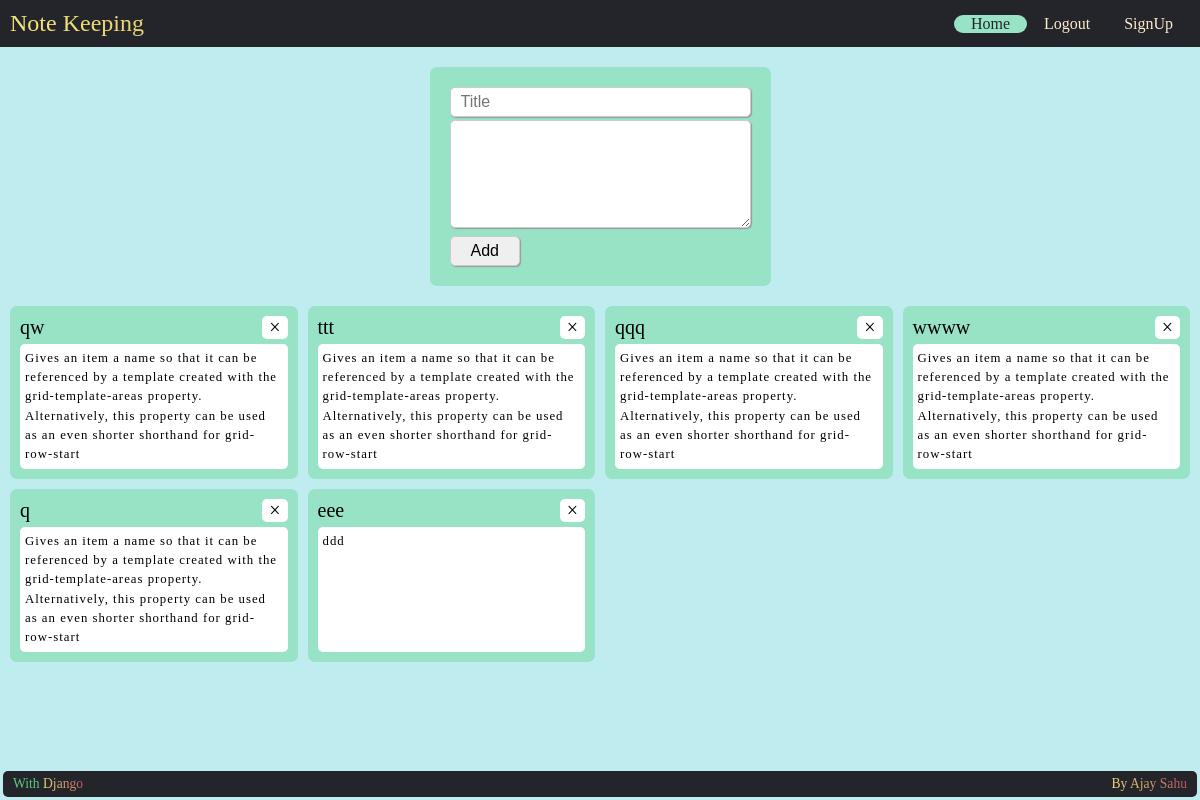
Page /home (signed in) on the earlier database version.
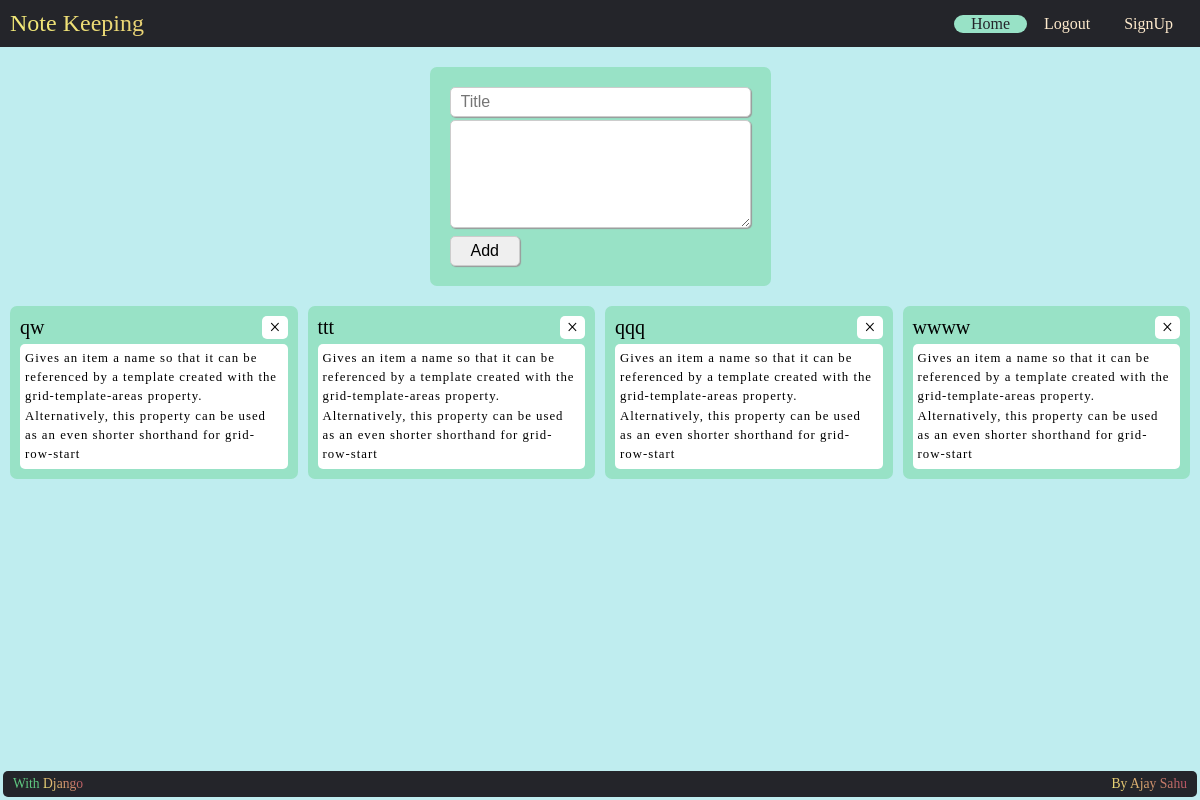
Same page on the later database version.
### main/models.py (models this page shows, shortened)
class Notes(models.Model):
    title = models.CharField(max_length=20)
    data = models.CharField(max_length = 200)
    user = models.ForeignKey(User,on_delete=models.CASCADE)

### main/views.py (the view)
# urls.py: 2. Add a URL to urlpatterns:  path('', views.home, name='home')
def home(response):
    NoteFormObj = NoteForm()
    if not response.user.is_authenticated:
        return redirect("login")
    if not response.method == "POST" and (response.path=="/home" or response.path=="/"):
        allNotes = response.user.notes_set.all()
        return render(response,'main/home.html',{"user":response.user,"NoteFormObj":NoteFormObj,"allNotes":allNotes,"value":"Home"})
    data = response.POST['noteFeild']
    title = response.POST['titleFeild']
    note = Notes(title=title,data=data,user=response.user)
    note.save()
    return redirect("home")

### main/views.py
class NoteForm(forms.Form):
    titleFeild = forms.CharField(max_length = 30,label='',widget=forms.TextInput(attrs={"class":"noteFields","placeholder":"Title"}))
    noteFeild = forms.CharField(max_length = 200,widget=forms.Textarea(attrs={"rows":5, "cols":33,"class":"noteFields"}),label='')

### main/templates/main/home.html (shortened to what this page needs)
{% extends "base.html" %}
{% block main%}
{% load static%}
<link rel="stylesheet" href={% static "main/home.css" %}>
<form action="" method="POST" id="addNoteBlock">
    {{NoteFormObj}}
    <input type="submit" value="Add">
</form>
<div id="NotesBlock">
    {% for note in allNotes %}
    <div class="NoteBlock" id="NoteBlock{{note.id}}">
        <div id="NoteBlockTitle"><span>{{note.title}}</span><span value="{{note.id}}" class="deleteNoteButton">&times;</span></div>
        <div id="NoteBlockData">{{note.data}}</div>
    </div>
    {% endfor%}
</div>
{% endblock%}

### templates/base.html (shortened to what this page needs)
<!DOCTYPE html>
<html lang="en">
<head>
    {% load static%}
    <link rel="stylesheet" href={% static "base.css" %}>
</head>
<body>
    <div id="header">
        <div id="title">Note Keeping</div>
        <nav>
            {% if user.is_authenticated %}
            <a href="/home" id="navHome">Home</a>
            <a href="/auth/logout" id="navLogout">Logout</a>
            {% else %}
            <a href="/auth/login" id="navLogin">Login</a>
            {% endif %}
            <a href="/auth/signup" id="navSignup">SignUp</a>
        </nav>
    </div>
    <main>{% block main %}{% endblock %}
    </main>
    <div id="footer"><span id="django">With <span>Django</span></span>
        <span id="name">By Ajay Sahu</span>
    </div>
</body>
</html>

### static/base.css (style rules this page uses)
:root { --BGcolor:#bfedef; --FGcolor:#98E2C6; --HEADcolor:#24252a; --mainFont:"Bahnschrift", Times, serif; }
* { margin: 0; padding: 0; box-sizing: border-box; }
body { min-height: 100vh; display: flex; flex-direction: column; background-color: var(--BGcolor); }
#header { display: grid; grid-template-columns: 4fr 1fr; grid-template-areas: "div div"; align-items: center; padding: 10px; font-family: var(--mainFont); background-color: var(--HEADcolor); color: white; }
#title { font-size: 3ch; background-color: #f3ec78; background-image: linear-gradient(45deg, #f3ec78, #af4261); background-size: 100%; -webkit-background-clip: text; -moz-background-clip: text; -webkit-text-fill-color: transparent; -moz-text-fill-color: transparent; }
nav { display: flex; flex-direction: row; justify-content: center; }
nav>a { flex-grow: 1; text-align: center; color: blanchedalmond; text-decoration: solid; }
main { display: flex; justify-content: center; align-items: center; flex-direction: column; background-color: var(--BGcolor); flex-grow: 2; }
#footer { background-color: var(--HEADcolor); color: #5fc880; font-family: var(--mainFont); padding: 5px 10px; border-radius: 5px; font-size: 1.7ch; margin: 3px; display: flex; justify-content: space-between; }
#django>span, #name { background-color: #f3ec78; background-image: linear-gradient(45deg, #f3ec78, #af4261); background-size: 100%; -webkit-background-clip: text; -moz-background-clip: text; -webkit-text-fill-color: transparent; -moz-text-fill-color: transparent; }

### main/static/main/home.css (style rules this page uses)
main { justify-content: flex-start; }
form#addNoteBlock { display: flex; font-family: var(--mainFont); padding: 20px; flex-direction: column; background-color: var(--FGcolor); margin: 20px; border-radius: 7px; row-gap: 3px; }
form#addNoteBlock>* { border-radius: 5px; border: 1px solid #ccc; box-shadow: 1px 1px 1px #999; font-size: 2ch; padding: 5px 10px; }
form#addNoteBlock>textarea,#NoteBlockData { font-size: .8rem; letter-spacing: 1px; line-height: 1.5; }
form#addNoteBlock>input[type="submit"] { margin-top: 5px; width: fit-content; padding: 5px 20px; flex-shrink: 3; }
#NotesBlock { display: grid; gap: 10px 10px; padding: 0px 10px; margin-bottom: 20px; }
@media (min-width: 600px) { #NotesBlock { grid-template-columns: repeat(4, minmax(100px, 1fr)); } }
.NoteBlock { display: flex; font-family: var(--mainFont); padding: 10px; flex-direction: column; background-color: var(--FGcolor); box-sizing: border-box; border-radius: 7px; row-gap: 5px; }
#NoteBlockTitle { display: flex; justify-content: space-between; font-size: 2.5ch; }
#NoteBlockData,.deleteNoteButton { background-color: white; padding: 5px; border-radius: 5px; flex-grow: 2; }
.deleteNoteButton { padding: 0px 7px; align-self: flex-start; flex-grow: 0; }

Differences in the rows shown:
removed Notes: title "q", {{ note.id }} 78 (drawn), data "Gives an item a name so that it can be referenced by a template created with the grid-template-areas property. Alternatively, this property can be used as an even shorter shorthand for grid-row-start"
removed Notes: title "eee", {{ note.id }} 79 (drawn), data "ddd"
